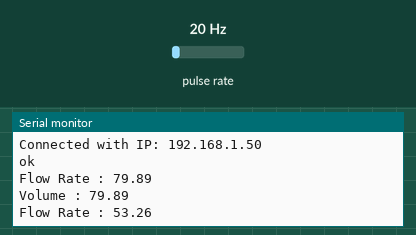
Recording of a sketch running on a simulated ESP8266 (NodeMCU). On the bench: the last lines printed to the serial monitor. Wiring (inferred from the names in the program): pulse sensor: data D2. The inputs (shaded band) are chosen by the test bench; at power-on: pulse rate 20 Hz. WiFi joins after 1.5 s; servers stay silent unless stated.

Above: at 2.7 s.
2.8 s: pulse rate (sensor on D2) set to 4 Hz
At 3.5 s:
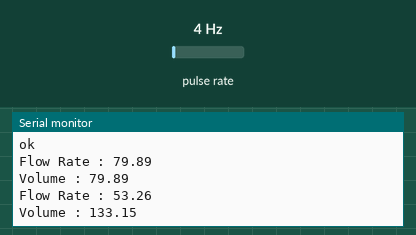
4.3 s: pulse rate (sensor on D2) set to 50 Hz
At 5.5 s:
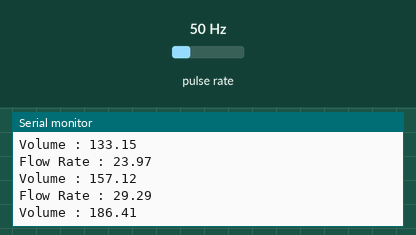
Timing chart, 0 to 7.3 s (numbered marks = the images above; inputs shaded):
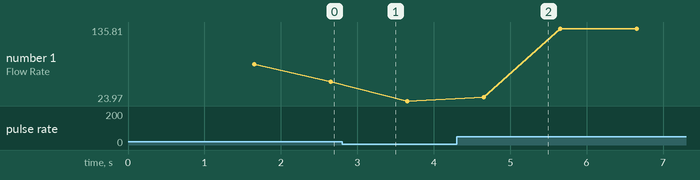

The sketch:

Flow_test_01_ESP.ino
```cpp
#include <Arduino.h>
//#include <WiFi.h>               //we are using the ESP32
#include <ESP8266WiFi.h>      // uncomment this line if you are using esp8266 and comment the line above
#include <Firebase_ESP_Client.h>


int sensorPin = D2;
volatile long pulse;
volatile long pulseLastSecond;
unsigned long lastTime;
float totalVolume;
float currentFlowRate;
//Provide the token generation process info.
#include "addons/TokenHelper.h"
//Provide the RTDB payload printing info and other helper functions.
#include "addons/RTDBHelper.h"

// Insert your network credentials
#define WIFI_SSID "POCOM5"
#define WIFI_PASSWORD "12345.net"

// Insert Firebase project API Key
#define API_KEY "AIzaSyAgblajS6-f_Ld8INMoMzvFxAHOZ90D4l8"

// Insert RTDB URLefine the RTDB URL */
#define DATABASE_URL "https://real-time-data-8c582-default-rtdb.asia-southeast1.firebasedatabase.app/"

//Define Firebase Data object
FirebaseData fbdo;

FirebaseAuth auth;
FirebaseConfig config;

unsigned long sendDataPrevMillis = 0;
int count = 0;
bool signupOK = false;                     //since we are doing an anonymous sign in

void setup(){

  Serial.begin(9600);
  pinMode(sensorPin, INPUT);
  attachInterrupt(digitalPinToInterrupt(sensorPin), increase, RISING);
  WiFi.begin(WIFI_SSID, WIFI_PASSWORD);
  Serial.print("Connecting to Wi-Fi");
  while (WiFi.status() != WL_CONNECTED){
    Serial.print(".");
    delay(300);
  }
  Serial.println();
  Serial.print("Connected with IP: ");
  Serial.println(WiFi.localIP());
  Serial.println();

  /* Assign the api key (required) */
  config.api_key = API_KEY;

  /* Assign the RTDB URL (required) */
  config.database_url = DATABASE_URL;

  /* Sign up */
  if (Firebase.signUp(&config, &auth, "", "")){
    Serial.println("ok");
    signupOK = true;
  }
  else{
    Serial.printf("%s\n", config.signer.signupError.message.c_str());
  }

  /* Assign the callback function for the long running token generation task */
  config.token_status_callback = tokenStatusCallback; //see addons/TokenHelper.h

  Firebase.begin(&config, &auth);
  Firebase.reconnectWiFi(true);
}

void loop(){

  // Calculates the total volume
  totalVolume = 2.663 * pulse;

  // Calculates the flow rate
  if (millis() - lastTime > 1000) {
    currentFlowRate = 2.663 * pulseLastSecond;
    pulseLastSecond = 0;
    lastTime = millis();
  }

  if (Firebase.ready() && signupOK && (millis() - sendDataPrevMillis > 1000 || sendDataPrevMillis == 0)){
    //since we want the data to be updated every second
    sendDataPrevMillis = millis();

    if (Firebase.RTDB.setInt(&fbdo, "Flow_Sensor/Flow_Rate", currentFlowRate)){
      // This command will be executed even if you dont serial print but we will make sure its working
      Serial.print("Flow Rate : ");
      Serial.println(currentFlowRate);
    }
    else {
      Serial.println("Failed to Read from the Sensor");
      Serial.println("REASON: " + fbdo.errorReason());
    }


    if (Firebase.RTDB.setFloat(&fbdo, "Flow_Sensor/Volume", totalVolume)){
      Serial.print("Volume : ");
      Serial.println(totalVolume);
    }
    else {
      Serial.println("Failed to Read from the Sensor");
      Serial.println("REASON: " + fbdo.errorReason());
    }
  }
}
ICACHE_RAM_ATTR void increase() {
  pulse++;
  pulseLastSecond++;
}
```

Measured:
- after the input at 4.3 s, the serial monitor: prints a new line after 0.36 s (image 2)
- plotted number 1: 53.26 → 23.97 after the input at 2.8 s
